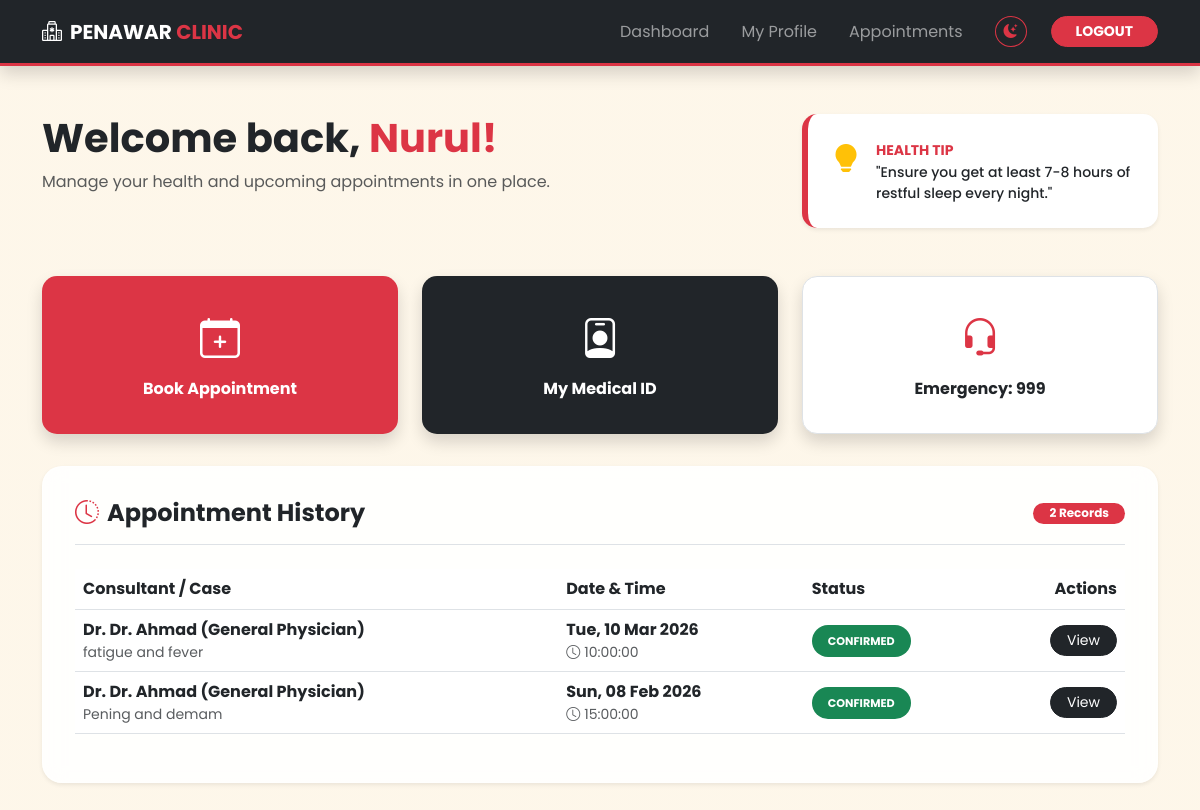
The page /clinic_system/patient_dashboard.php (signed in) on the database its author committed.
### tables this page shows
CREATE TABLE `appointments` (
  `id` int(11) NOT NULL,
  `patient_id` int(11) NOT NULL,
  `doctor_name` varchar(100) DEFAULT NULL,
  `appointment_date` date NOT NULL,
  `appointment_time` time NOT NULL,
  `symptoms` text DEFAULT NULL,
  `status` enum('pending','confirmed','completed','cancelled') DEFAULT 'pending',
  `clinical_notes` text DEFAULT NULL
);

### clinic_system/patient_dashboard.php (the view, shortened to what this page needs)
<?php
include 'db.php';
$user_id = $_SESSION['user_id'];
$patient_name = $_SESSION['name'];
$stmt = $pdo->prepare("SELECT * FROM appointments WHERE patient_id = ? ORDER BY appointment_date DESC");
$stmt->execute([$user_id]);
$appointments = $stmt->fetchAll();
$health_tips = [
    "Drink at least 8 glasses of water a day to stay hydrated.",
    "A 30-minute walk can boost your immune system significantly.",
    "Include more green leafy vegetables in your daily meals.",
    "Ensure you get at least 7-8 hours of restful sleep every night."
];
$daily_tip = $health_tips[array_rand($health_tips)];
?>
<!DOCTYPE html>
<html lang="en">
<head>
    <link href="https://cdn.jsdelivr.net/npm/bootstrap@5.3.0/dist/css/bootstrap.min.css" rel="stylesheet">
    <link rel="stylesheet" href="https://cdn.jsdelivr.net/npm/bootstrap-icons@1.11.0/font/bootstrap-icons.css">
</head>
<body>
<nav class="navbar navbar-expand-lg navbar-dark sticky-top shadow">
    <div class="container">
        <a class="navbar-brand fw-bold" href="#"><i class="bi bi-hospital me-2"></i>PENAWAR <span class="text-danger">CLINIC</span></a>
        <div class="collapse navbar-collapse" id="mainMenu">
            <ul class="navbar-nav ms-auto align-items-center">
                <li class="nav-item"><a class="nav-link px-3" href="patient_dashboard.php">Dashboard</a></li>
                <li class="nav-item"><a class="nav-link px-3" href="profile.php">My Profile</a></li>
                <li class="nav-item"><a class="nav-link px-3" href="book_appointment.php">Appointments</a></li>
                <li class="nav-item px-3 py-2">
                    <div id="theme-toggle" class="btn btn-outline-danger btn-sm rounded-circle">
                        <i class="bi bi-moon-stars-fill" id="theme-icon"></i>
                    </div>
                </li>
                <li class="nav-item ms-lg-2">
                    <a class="btn btn-danger btn-sm px-4 rounded-pill fw-bold" href="login.php">LOGOUT</a>
                </li>
            </ul>
        </div>
    </div>
</nav>
<div class="container py-5">
    <div class="row mb-5">
        <div class="col-lg-8">
            <h1 class="display-6 fw-bold mb-2">Welcome back, <span class="text-danger"><?= htmlspecialchars(explode(' ', $patient_name)[0]) ?>!</span></h1>
            <p class="text-muted">Manage your health and upcoming appointments in one place.</p>
        </div>
        <div class="col-lg-4">
            <div class="tip-section shadow-sm">
                <div class="d-flex align-items-start">
                    <i class="bi bi-lightbulb-fill text-warning fs-3 me-3"></i>
                    <div>
                        <small class="text-danger fw-bold">HEALTH TIP</small>
                        <p class="mb-0 small fw-medium">"<?= $daily_tip ?>"</p>
                    </div>
                </div>
            </div>
        </div>
    </div>
    <div class="dashboard-grid">
        <a href="book_appointment.php" class="action-card bg-pmc shadow">
            <i class="bi bi-calendar-plus fs-1 mb-2"></i>
            <span class="fw-bold">Book Appointment</span>
        </a>
        <a href="profile.php" class="action-card bg-dark-pmc shadow">
            <i class="bi bi-person-badge fs-1 mb-2"></i>
            <span class="fw-bold">My Medical ID</span>
        </a>
        <div class="action-card bg-white shadow border">
            <i class="bi bi-headset text-danger fs-1 mb-2"></i>
            <span class="fw-bold text-dark">Emergency: 999</span>
        </div>
    </div>
    <div class="row">
        <div class="col-12">
            <div class="glass-card shadow-sm">
                <div class="d-flex justify-content-between align-items-center mb-4 border-bottom pb-3">
                    <h4 class="fw-bold mb-0"><i class="bi bi-clock-history me-2 text-danger"></i>Appointment History</h4>
                    <span class="badge bg-danger rounded-pill px-3"><?= count($appointments) ?> Records</span>
                </div>
                <?php if (empty($appointments)): ?>
                    <div class="text-center py-5">
                        <i class="bi bi-clipboard2-x display-1 text-muted"></i>
                        <p class="mt-3 text-muted">No medical records found.</p>
                    </div>
                <?php else: ?>
                    <div class="table-container">
                        <table class="table align-middle">
                            <thead>
                                <tr>
                                    <th>Consultant / Case</th>
                                    <th>Date & Time</th>
                                    <th>Status</th>
                                    <th class="text-end">Actions</th>
                                </tr>
                            </thead>
                            <tbody>
                                <?php foreach ($appointments as $row): ?>
                                <tr>
                                    <td>
                                        <div class="fw-bold">Dr. <?= htmlspecialchars($row['doctor_name']) ?></div>
                                        <div class="text-muted small"><?= htmlspecialchars($row['symptoms']) ?></div>
                                    </td>
                                    <td>
                                        <div class="fw-bold"><?= date('D, d M Y', strtotime($row['appointment_date'])) ?></div>
                                        <div class="text-muted small"><i class="bi bi-clock me-1"></i><?= $row['appointment_time'] ?></div>
                                    </td>
                                    <td>
                                        <?php
                                            $st = strtolower($row['status']);
                                            $cls = ($st == 'confirmed') ? 'bg-success text-white' : (($st == 'pending') ? 'bg-warning text-dark' : 'bg-danger text-white');
                                        ?>
                                        <span class="status-badge <?= $cls ?>"><?= strtoupper($row['status']) ?></span>
                                    </td>
                                    <td class="text-end">
                                        <div class="d-flex gap-2 justify-content-end">
                                            <a href="view_details.php?id=<?= $row['id'] ?>" class="btn btn-sm btn-dark rounded-pill px-3">View</a>
                                        </div>
                                    </td>
                                </tr>
                                <?php endforeach; ?>
                            </tbody>
                        </table>
                    </div>
                <?php endif; ?>
            </div>
        </div>
    </div>
</div>
</body>
</html>

### clinic_system/patient_dashboard.php (style rules this page uses)
:root { --pmc-red: #dc3545; --glass-bg: rgba(255, 255, 255, 0.9); --glass-border: rgba(255, 255, 255, 0.4); --text-main: #212529; --text-muted: #6c757d; }
body { font-family: 'Poppins', sans-serif; background: #f8f9fa; background: linear-gradient(rgba(253, 245, 230, 0.85), rgba(253, 245, 230, 0.85)), url('https://images.unsplash.com/photo-1519494026892-80bbd2d6fd0d?auto=format&fit=crop&w=1350&q=80'); background-size: cover; background-attachment: fixed; min-height: 100vh; color: var(--text-main); }
.navbar { background: #212529 !important; border-bottom: 3px solid var(--pmc-red); }
.dashboard-grid { display: grid; grid-template-columns: repeat(3, 1fr); gap: 1.5rem; margin-bottom: 2rem; }
.glass-card { background: var(--glass-bg); backdrop-filter: blur(10px); border: 1px solid var(--glass-border); border-radius: 20px; box-shadow: 0 10px 30px rgba(0,0,0,0.1); padding: 2rem; }
.action-card { transition: all 0.3s cubic-bezier(0.4, 0, 0.2, 1); border: none; border-radius: 15px; display: flex; flex-direction: column; align-items: center; justify-content: center; padding: 2rem; text-decoration: none !important; }
.bg-pmc { background: var(--pmc-red); color: white !important; }
.bg-dark-pmc { background: #212529; color: white !important; }
.tip-section { background: white; border-radius: 15px; padding: 1.5rem; border-left: 6px solid var(--pmc-red); height: 100%; transition: background 0.3s; }
.status-badge { padding: 0.5rem 1rem; border-radius: 50px; font-size: 0.7rem; font-weight: 700; text-transform: uppercase; }
.table-container { overflow-x: auto; }

### rows shown on the page
appointments: doctor_name "Dr. Ahmad (General Physician)", symptoms "fatigue and fever", appointment_date "Tue, 10 Mar 2026", appointment_time "10:00:00", status "CONFIRMED"
appointments: doctor_name "Dr. Ahmad (General Physician)", symptoms "Pening and demam", appointment_date "Sun, 08 Feb 2026", appointment_time "15:00:00", status "CONFIRMED"

### other values the page prints
explode(' ', $patient_name)[0] "Nurul"
count($appointments) "2"
